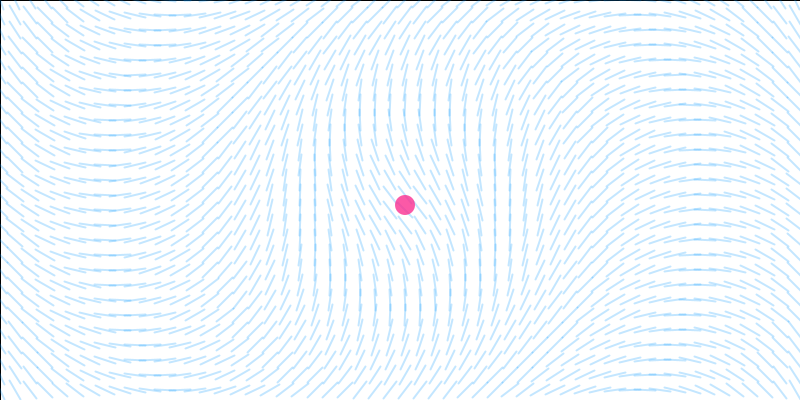
Frame 1 (no input)
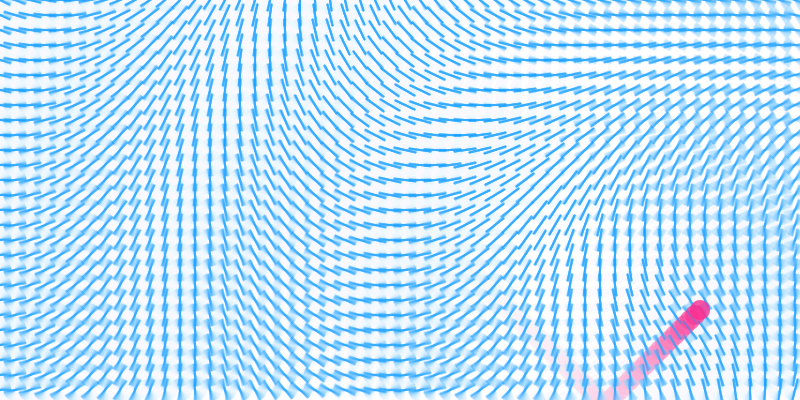
Frame 60 (the mouse pressed at the canvas centre just before this capture)
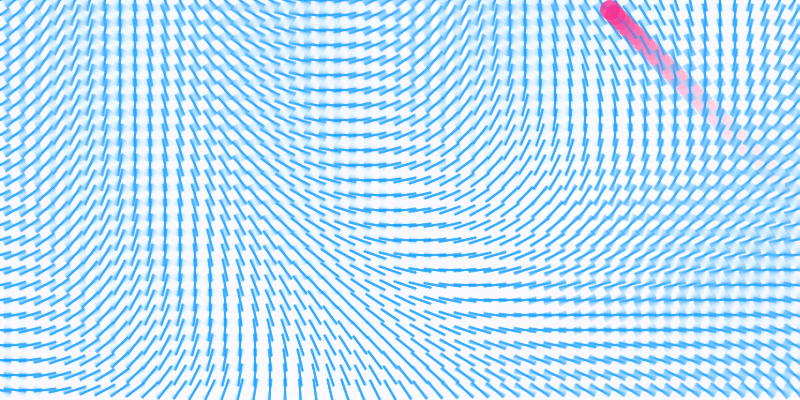
Frame 120 (the mouse held since frame 60 and released just before this capture)

The Processing sketch that drew these frames (run headless with seeded random() and noise(); from frame 60 on, the mouse is pressed at the canvas centre):

// Processing sketch: processing_94751
// ── processing_94751.pde

float s;
float cell=15;
float ll=cell;

float r=20;
float xp;
float yp;
float xs=5;
float ys=5;

void setup(){
  size(800,400);
  background(255); 
 
   xp=width/2;
  yp=height/2; 
}

void draw(){
  //background(255);
  fill(255,20);
  rect(0,0,width,height);
  
  xp+=xs;
  yp+=ys;
    if(xp>width || xp<0){
   xs*=-1 ;
  }
  if(yp>height || yp<0){
     ys*=-1;
  }
  
  
  for(int i=0; i<=width;i+=cell){
   for(int j=0; j<=height;j+=cell){
    s= dist(xp,yp,i,j);
    s=map(s,0,width,0,2*PI);
    
    stroke(0,150,255,60);
    strokeWeight(2);
    pushMatrix();
    translate(i,j);
    rotate(s);
    line(-ll/2,-ll/2,ll/2,ll/2);
    popMatrix();
   } 
  }
  
    noStroke();
  fill(250,43,143,200);
  ellipse(xp,yp,r,r);
  
}
